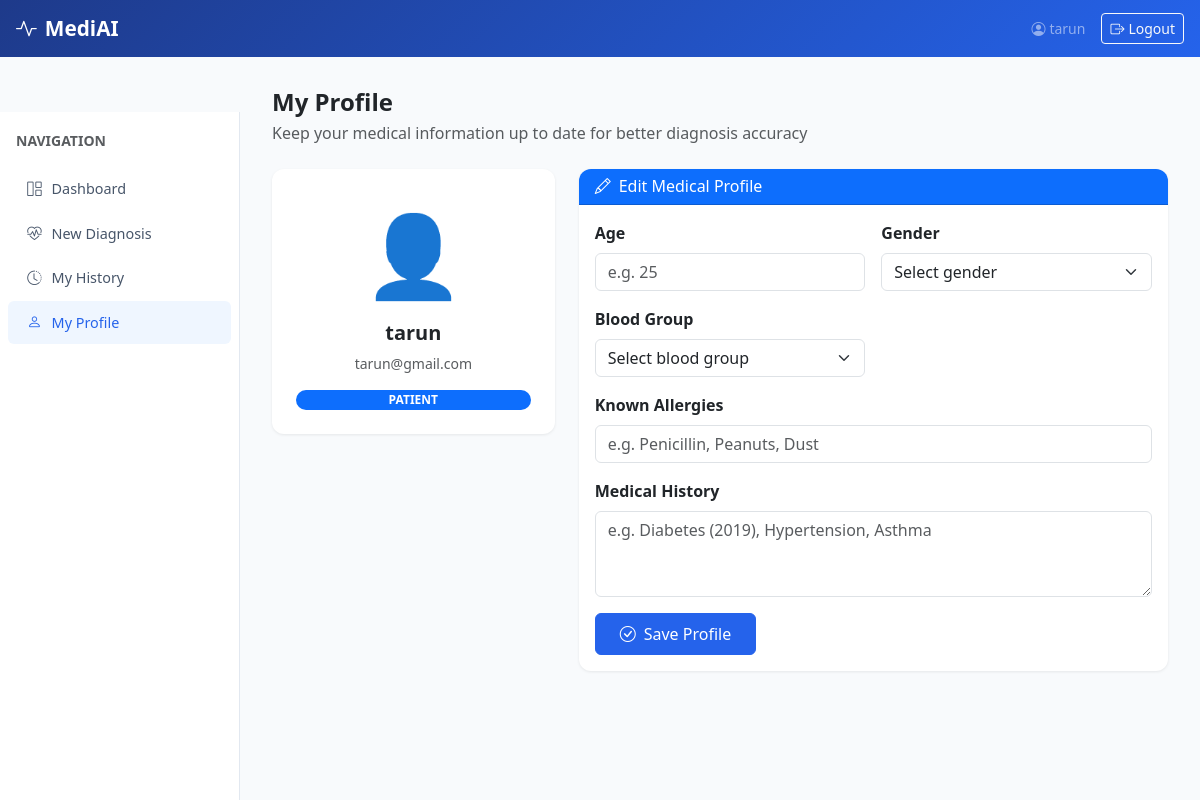
Screenshot of /profile (signed in) with the database file from the repository.
### tables this page shows
CREATE TABLE users (
            id INTEGER PRIMARY KEY AUTOINCREMENT,
            username TEXT UNIQUE NOT NULL,
            password_hash TEXT NOT NULL,
            full_name TEXT NOT NULL,
            email TEXT UNIQUE NOT NULL,
            role TEXT DEFAULT 'patient',
            created_at TIMESTAMP DEFAULT CURRENT_TIMESTAMP
        );

### app.py (the view, shortened to what this page needs)
@app.route("/profile", methods=["GET", "POST"])
@login_required
def profile():
    patient = get_patient_profile(session["user_id"])
    return render_template("profile.html", patient=patient)

### app.py (called while the page is built)
def login_required(f):
    @wraps(f)
    def decorated(*args, **kwargs):
        if "user_id" not in session:
            flash("Please log in to continue.", "warning")
            return redirect(url_for("login"))
        return f(*args, **kwargs)
    return decorated

### database.py (called while the page is built)
def get_connection():
    conn = sqlite3.connect(DB_PATH)
    conn.row_factory = sqlite3.Row
    return conn

def get_patient_profile(user_id):
    conn = get_connection()
    patient = conn.execute("""
        SELECT p.*, u.full_name, u.email, u.username
        FROM patients p JOIN users u ON p.user_id = u.id
        WHERE p.user_id = ?
    """, (user_id,)).fetchone()
    conn.close()
    return dict(patient) if patient else None

### templates/profile.html (shortened to what this page needs)
{% extends "base.html" %}
{% block content %}
<h4 class="fw-bold mb-1">My Profile</h4>
<p class="text-muted mb-4">Keep your medical information up to date for better diagnosis accuracy</p>
<div class="row g-4">
  <div class="col-lg-4">
    <div class="card text-center p-4">
      <div style="font-size:5rem;">👤</div>
      <h5 class="fw-bold mt-2">{{ patient.full_name if patient else session.get('full_name') }}</h5>
      <p class="text-muted small">{{ patient.email if patient else '' }}</p>
      <span class="badge bg-primary rounded-pill px-3">{{ session.get('role','patient')|upper }}</span>
    </div>
  </div>
  <div class="col-lg-8">
    <div class="card">
      <div class="card-header bg-primary text-white">
        <h6 class="mb-0"><i class="bi bi-pencil me-2"></i>Edit Medical Profile</h6>
      </div>
      <div class="card-body">
        <form method="POST">
          <div class="row g-3">
            <div class="col-md-6">
              <label class="form-label fw-semibold">Age</label>
              <input type="number" name="age" class="form-control" value="{{ patient.age if patient and patient.age else '' }}" placeholder="e.g. 25" min="1" max="120">
            </div>
            <div class="col-md-6">
              <label class="form-label fw-semibold">Gender</label>
              <select name="gender" class="form-select">
                <option value="">Select gender</option>
              </select>
            </div>
            <div class="col-md-6">
              <label class="form-label fw-semibold">Blood Group</label>
              <select name="blood_group" class="form-select">
                <option value="">Select blood group</option>
              </select>
            </div>
            <div class="col-12">
              <label class="form-label fw-semibold">Known Allergies</label>
              <input type="text" name="allergies" class="form-control"
                value="{{ patient.allergies if patient and patient.allergies else '' }}"
                placeholder="e.g. Penicillin, Peanuts, Dust">
            </div>
            <div class="col-12">
              <label class="form-label fw-semibold">Medical History</label>
              <textarea name="medical_history" class="form-control" rows="3"
                placeholder="e.g. Diabetes (2019), Hypertension, Asthma">{{ patient.medical_history if patient and patient.medical_history else '' }}</textarea>
            </div>
            <div class="col-12">
              <button type="submit" class="btn btn-primary px-4 py-2">
                <i class="bi bi-check-circle me-2"></i>Save Profile
              </button>
            </div>
          </div>
        </form>
      </div>
    </div>
  </div>
</div>
{% endblock %}

### templates/base.html (shortened to what this page needs)
<!DOCTYPE html>
<html lang="en">
<head>
  <link href="https://cdn.jsdelivr.net/npm/bootstrap@5.3.0/dist/css/bootstrap.min.css" rel="stylesheet">
  <link href="https://cdn.jsdelivr.net/npm/bootstrap-icons@1.11.0/font/bootstrap-icons.css" rel="stylesheet">
</head>
<body>
  <nav class="navbar navbar-expand-lg fixed-top">
    <div class="container-fluid px-3">
      <a class="navbar-brand" href="{{ url_for('dashboard') if session.get('user_id') else url_for('index') }}">
        <i class="bi bi-activity me-2"></i>MediAI
      </a>
      {% if session.get('user_id') %}
      <div class="ms-auto d-flex align-items-center gap-3">
        <span class="text-white-50 small d-none d-md-block">
          <i class="bi bi-person-circle me-1"></i>{{ session.get('full_name', 'User') }}
        </span>
        <a href="{{ url_for('logout') }}" class="btn btn-sm btn-outline-light">
          <i class="bi bi-box-arrow-right me-1"></i>Logout
        </a>
      </div>
      {% endif %}
    </div>
  </nav>
  {% if session.get('user_id') %}
  <div class="sidebar pt-3" style="margin-top:56px;">
    <div class="px-3 mb-3">
      <span class="text-muted small text-uppercase fw-semibold">Navigation</span>
    </div>
    <a href="{{ url_for('dashboard') }}" class="{{ 'active' if request.endpoint == 'dashboard' }}">
      <i class="bi bi-grid-1x2"></i>Dashboard
    </a>
    <a href="{{ url_for('diagnose') }}" class="{{ 'active' if request.endpoint == 'diagnose' }}">
      <i class="bi bi-heart-pulse"></i>New Diagnosis
    </a>
    <a href="{{ url_for('history') }}" class="{{ 'active' if request.endpoint == 'history' }}">
      <i class="bi bi-clock-history"></i>My History
    </a>
    <a href="{{ url_for('profile') }}" class="{{ 'active' if request.endpoint == 'profile' }}">
      <i class="bi bi-person"></i>My Profile
    </a>
  </div>
  {% endif %}
  <div class="{{ 'main-content' if session.get('user_id') else 'container py-5' }}" style="margin-top:56px;">
    {% block content %}{% endblock %}
  </div>
</body>
</html>

### templates/base.html (style rules this page uses)
:root { --primary: #2563eb; --primary-dark: #1d4ed8; --success: #16a34a; --danger: #dc2626; --warning: #ca8a04; --bg-light: #f0f4ff; }
body { background: #f8fafc; font-family: 'Segoe UI', sans-serif; }
.navbar { background: linear-gradient(135deg, #1e3a8a 0%, #2563eb 100%); }
.navbar-brand { font-weight: 700; font-size: 1.3rem; color: white !important; }
.sidebar { width: 240px; min-height: 100vh; background: white; border-right: 1px solid #e2e8f0; padding-top: 1rem; position: fixed; left: 0; top: 56px; }
.sidebar a { display: flex; align-items: center; gap: 10px; padding: 0.65rem 1.2rem; color: #475569; text-decoration: none; font-size: 0.9rem; border-radius: 6px; margin: 2px 8px; }
.sidebar a:hover, .sidebar a.active { background: #eff6ff; color: var(--primary); font-weight: 500; }
.main-content { margin-left: 240px; padding: 2rem; }
.card { border: none; border-radius: 12px; box-shadow: 0 1px 3px rgba(0,0,0,0.08); }
.card-header { border-radius: 12px 12px 0 0 !important; }
.btn-primary { background: var(--primary); border-color: var(--primary); }

### rows the page displays
users: get "tarun", full_name "tarun", email "tarun@gmail.com", get "PATIENT"
